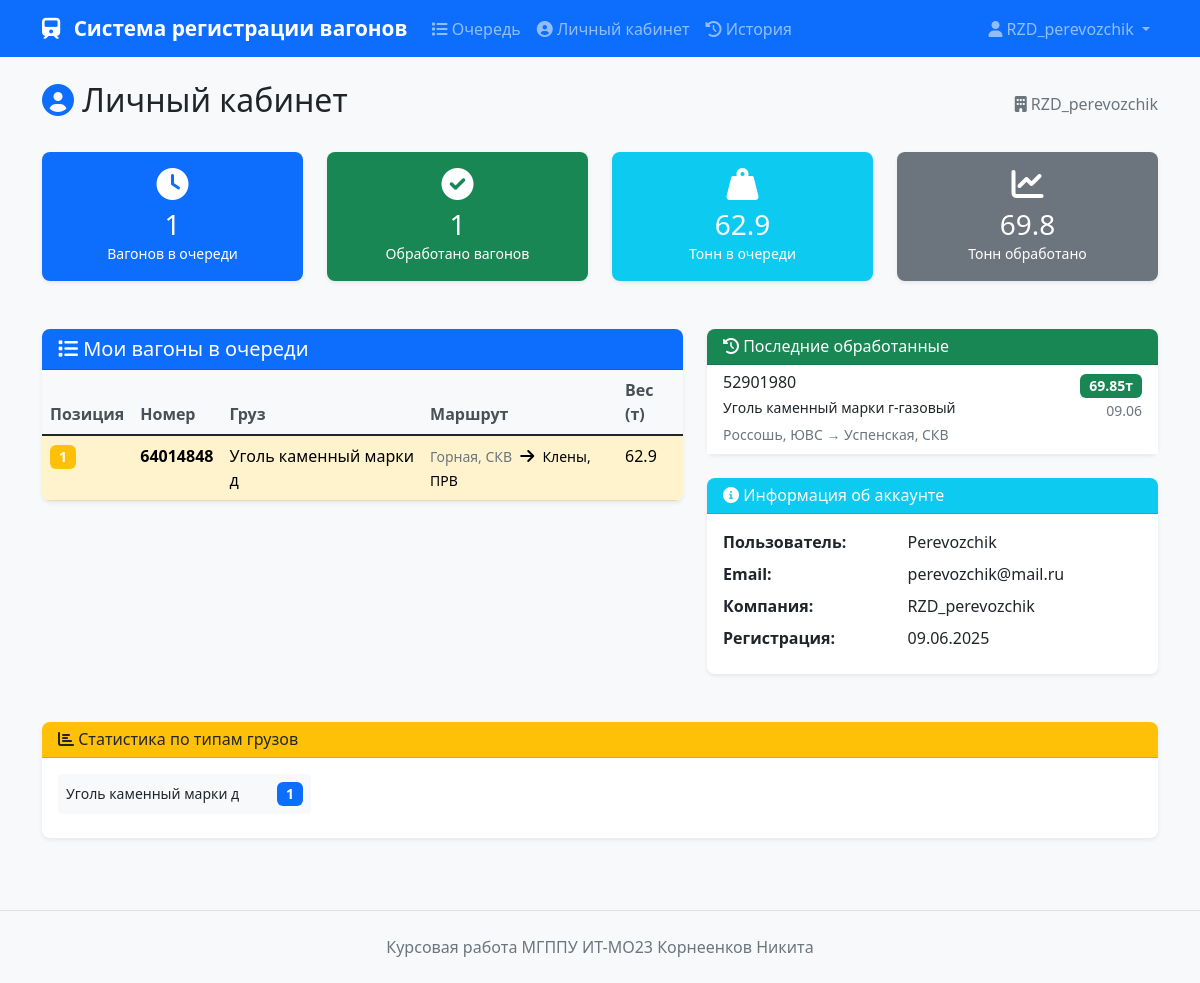
The app's page /dashboard (signed in) with its own data.
### app.py (models this page shows, shortened)
class User(UserMixin, db.Model):
    id = db.Column(db.Integer, primary_key=True)
    username = db.Column(db.String(80), unique=True, nullable=False)
    email = db.Column(db.String(120), unique=True, nullable=False)
    password_hash = db.Column(db.String(128))
    company_name = db.Column(db.String(200))
    created_at = db.Column(db.DateTime, default=datetime.utcnow)
    wagons = db.relationship('Wagon', backref='owner', lazy=True)

class Wagon(db.Model):
    id = db.Column(db.Integer, primary_key=True)
    wagon_number = db.Column(db.String(50), nullable=False)
    cargo_type = db.Column(db.String(100), nullable=False)
    departure_point = db.Column(db.String(100), nullable=False)
    destination = db.Column(db.String(100), nullable=False)
    weight = db.Column(db.Float, nullable=False)
    position = db.Column(db.Integer, nullable=False)
    timestamp = db.Column(db.DateTime, default=datetime.utcnow)
    status = db.Column(db.String(20), default='в_очереди')
    user_id = db.Column(db.Integer, db.ForeignKey('user.id'), nullable=False)

### app.py (the view)
@app.route('/dashboard')
@login_required
def dashboard():
    user_wagons_in_queue = Wagon.query.filter_by(user_id=current_user.id, status='в_очереди').order_by(Wagon.position).all()
    user_wagons_processed = Wagon.query.filter_by(user_id=current_user.id, status='обработан').order_by(Wagon.timestamp.desc()).all()
    total_weight_queue = sum(w.weight for w in user_wagons_in_queue)
    total_weight_processed = sum(w.weight for w in user_wagons_processed)
    return render_template('dashboard.html',
                         wagons_in_queue=user_wagons_in_queue,
                         wagons_processed=user_wagons_processed,
                         total_weight_queue=total_weight_queue,
                         total_weight_processed=total_weight_processed)

### app.py (called while the page is built)
@login_manager.user_loader
def load_user(user_id):
    return User.query.get(int(user_id))

### templates/dashboard.html (shortened to what this page needs)
{% extends "base.html" %}
{% block content %}
<div class="row">
    <div class="col-12">
        <div class="d-flex justify-content-between align-items-center mb-4">
            <h2>
                <i class="fas fa-user-circle text-primary"></i>
                Личный кабинет
            </h2>
            <div class="text-muted">
                <i class="fas fa-building"></i>
                {{ current_user.company_name or current_user.username }}
            </div>
        </div>
    </div>
</div>
<div class="row mb-4">
    <div class="col-md-3">
        <div class="card bg-primary text-white">
            <div class="card-body text-center">
                <i class="fas fa-clock fa-2x mb-2"></i>
                <h3 class="mb-0">{{ wagons_in_queue|length }}</h3>
                <small>Вагонов в очереди</small>
            </div>
        </div>
    </div>
    <div class="col-md-3">
        <div class="card bg-success text-white">
            <div class="card-body text-center">
                <i class="fas fa-check-circle fa-2x mb-2"></i>
                <h3 class="mb-0">{{ wagons_processed|length }}</h3>
                <small>Обработано вагонов</small>
            </div>
        </div>
    </div>
    <div class="col-md-3">
        <div class="card bg-info text-white">
            <div class="card-body text-center">
                <i class="fas fa-weight-hanging fa-2x mb-2"></i>
                <h3 class="mb-0">{{ "%.1f"|format(total_weight_queue) }}</h3>
                <small>Тонн в очереди</small>
            </div>
        </div>
    </div>
    <div class="col-md-3">
        <div class="card bg-secondary text-white">
            <div class="card-body text-center">
                <i class="fas fa-chart-line fa-2x mb-2"></i>
                <h3 class="mb-0">{{ "%.1f"|format(total_weight_processed) }}</h3>
                <small>Тонн обработано</small>
            </div>
        </div>
    </div>
</div>
<div class="row">
    <div class="col-lg-7">
        <div class="card">
            <div class="card-header bg-primary text-white">
                <h5 class="mb-0">
                    <i class="fas fa-list"></i> Мои вагоны в очереди
                </h5>
            </div>
            <div class="card-body p-0">
                {% if wagons_in_queue %}
                    <div class="table-responsive">
                        <table class="table table-hover mb-0">
                            <thead class="table-light">
                                <tr>
                                    <th>Позиция</th>
                                    <th>Номер</th>
                                    <th>Груз</th>
                                    <th>Маршрут</th>
                                    <th>Вес (т)</th>
                                </tr>
                            </thead>
                            <tbody>
                                {% for wagon in wagons_in_queue %}
                                <tr class="{{ 'table-warning' if wagon.position == 1 else '' }}">
                                    <td>
                                        <span class="badge bg-{{ 'warning' if wagon.position <= 3 else 'secondary' }}">
                                            {{ wagon.position }}
                                        </span>
                                    </td>
                                    <td><strong>{{ wagon.wagon_number }}</strong></td>
                                    <td>{{ wagon.cargo_type }}</td>
                                    <td>
                                        <small class="text-muted">{{ wagon.departure_point }}</small>
                                        <i class="fas fa-arrow-right mx-1"></i>
                                        <small>{{ wagon.destination }}</small>
                                    </td>
                                    <td>{{ wagon.weight }}</td>
                                </tr>
                                {% endfor %}
                            </tbody>
                        </table>
                    </div>
                {% endif %}
            </div>
        </div>
    </div>
    <div class="col-lg-5">
        <div class="card">
            <div class="card-header bg-success text-white">
                <h6 class="mb-0">
                    <i class="fas fa-history"></i> Последние обработанные
                </h6>
            </div>
            <div class="card-body p-0">
                {% if wagons_processed %}
                    <div class="list-group list-group-flush">
                        {% for wagon in wagons_processed[:5] %}
                        <div class="list-group-item">
                            <div class="d-flex justify-content-between align-items-start">
                                <div class="flex-grow-1">
                                    <h6 class="mb-1">{{ wagon.wagon_number }}</h6>
                                    <p class="mb-1 small">{{ wagon.cargo_type }}</p>
                                    <small class="text-muted">
                                        {{ wagon.departure_point }} → {{ wagon.destination }}
                                    </small>
                                </div>
                                <div class="text-end">
                                    <span class="badge bg-success">{{ wagon.weight }}т</span>
                                    <br>
                                    <small class="text-muted">
                                        {{ wagon.timestamp.strftime('%d.%m') }}
                                    </small>
                                </div>
                            </div>
                        </div>
                        {% endfor %}
                    </div>
                {% else %}
                    <div class="text-center py-4">
                        <i class="fas fa-clock fa-2x text-muted mb-2"></i>
                        <p class="text-muted mb-0">Нет обработанных вагонов</p>
                    </div>
                {% endif %}
            </div>
        </div>
        <div class="card mt-3">
            <div class="card-header bg-info text-white">
                <h6 class="mb-0">
                    <i class="fas fa-info-circle"></i> Информация об аккаунте
                </h6>
            </div>
            <div class="card-body">
                <dl class="row mb-0">
                    <dt class="col-sm-5">Пользователь:</dt>
                    <dd class="col-sm-7">{{ current_user.username }}</dd>
                    <dt class="col-sm-5">Email:</dt>
                    <dd class="col-sm-7">{{ current_user.email }}</dd>
                    {% if current_user.company_name %}
                    <dt class="col-sm-5">Компания:</dt>
                    <dd class="col-sm-7">{{ current_user.company_name }}</dd>
                    {% endif %}
                    <dt class="col-sm-5">Регистрация:</dt>
                    <dd class="col-sm-7">{{ current_user.created_at.strftime('%d.%m.%Y') }}</dd>
                </dl>
            </div>
        </div>
    </div>
</div>
<div class="row mt-4">
    <div class="col-12">
        <div class="card">
            <div class="card-header bg-warning text-dark">
                <h6 class="mb-0">
                    <i class="fas fa-chart-bar"></i> Статистика по типам грузов
                </h6>
            </div>
            <div class="card-body">
                {% if wagons_in_queue %}
                    <div class="row">
                        {% set cargo_stats = {} %}
                        {% for cargo_type, count in cargo_stats.items() %}
                        <div class="col-md-3 mb-2">
                            <div class="d-flex justify-content-between align-items-center p-2 bg-light rounded">
                                <span class="small">{{ cargo_type }}</span>
                                <span class="badge bg-primary">{{ count }}</span>
                            </div>
                        </div>
                        {% endfor %}
                    </div>
                {% else %}
                    <p class="text-muted mb-0">Нет данных для отображения статистики</p>
                {% endif %}
            </div>
        </div>
    </div>
</div>
{% endblock %}

### templates/base.html (shortened to what this page needs)
<!DOCTYPE html>
<html lang="ru">
<head>
    <link href="https://cdn.jsdelivr.net/npm/bootstrap@5.1.3/dist/css/bootstrap.min.css" rel="stylesheet">
    <link href="https://cdnjs.cloudflare.com/ajax/libs/font-awesome/6.0.0/css/all.min.css" rel="stylesheet">
    <link href="{{ url_for('static', filename='css/style.css') }}" rel="stylesheet">
</head>
<body>
    <nav class="navbar navbar-expand-lg navbar-dark bg-primary">
        <div class="container">
            <a class="navbar-brand" href="{{ url_for('index') }}">
                <i class="fas fa-train"></i> Система регистрации вагонов
            </a>
            {% if current_user.is_authenticated %}
            <div class="collapse navbar-collapse" id="navbarNav">
                <div class="navbar-nav me-auto">
                    <a class="nav-link" href="{{ url_for('index') }}">
                        <i class="fas fa-list"></i> Очередь
                    </a>
                    <a class="nav-link" href="{{ url_for('dashboard') }}">
                        <i class="fas fa-user-circle"></i> Личный кабинет
                    </a>
                    <a class="nav-link" href="{{ url_for('history') }}">
                        <i class="fas fa-history"></i> История
                    </a>
                </div>
                <div class="navbar-nav">
                    <div class="nav-item dropdown">
                        <a class="nav-link dropdown-toggle" href="#" role="button" data-bs-toggle="dropdown">
                            <i class="fas fa-user"></i>
                            {{ current_user.company_name or current_user.username }}
                        </a>
                    </div>
                </div>
            </div>
            {% endif %}
        </div>
    </nav>
    <div class="container mt-4">
        {% block content %}{% endblock %}
    </div>
    <footer class="bg-light mt-5 py-4">
        <div class="container text-center">
            <p class="text-muted mb-0">
                Курсовая работа МГППУ ИТ-МО23 Корнеенков Никита
            </p>
        </div>
    </footer>
</body>
</html>

### static/css/style.css (style rules this page uses)
body { background-color: #f8f9fa; font-family: 'Segoe UI', Tahoma, Geneva, Verdana, sans-serif; }
.navbar-brand { font-weight: bold; font-size: 1.3rem; }
.navbar-brand i { margin-right: 8px; }
.card { border: none; box-shadow: 0 0.125rem 0.25rem rgba(0, 0, 0, 0.075); border-radius: 0.5rem; margin-bottom: 1.5rem; }
.card-header { border-radius: 0.5rem 0.5rem 0 0 !important; font-weight: 600; }
.table { border-radius: 0.5rem; overflow: hidden; }
.table th { background-color: #f8f9fa; font-weight: 600; border-top: none; color: #495057; }
.table-warning { background-color: rgba(255, 193, 7, 0.1); }
.badge { font-size: 0.875em; border-radius: 0.375rem; }
.card { animation: fadeIn 0.3s ease-out; }
footer { margin-top: auto; border-top: 1px solid #dee2e6; }

### records on screen
User: company_name "RZD_perevozchik", username "Perevozchik", email "perevozchik@mail.ru", created_at "09.06.2025"
Wagon: position "1", wagon_number "64014848", cargo_type "Уголь каменный марки д", departure_point "Горная, СКВ", destination "Клены, ПРВ", weight "62.9"
Wagon: wagon_number "52901980", cargo_type "Уголь каменный марки г-газовый", departure_point "Россошь, ЮВС", destination "Успенская, СКВ", weight "69.85", timestamp "09.06"

### other values on screen
{{ wagons_in_queue|length }} "1"
{{ wagons_processed|length }} "1"
{{ "%.1f"|format(total_weight_queue) }} "62.9"
{{ "%.1f"|format(total_weight_processed) }} "69.8"
